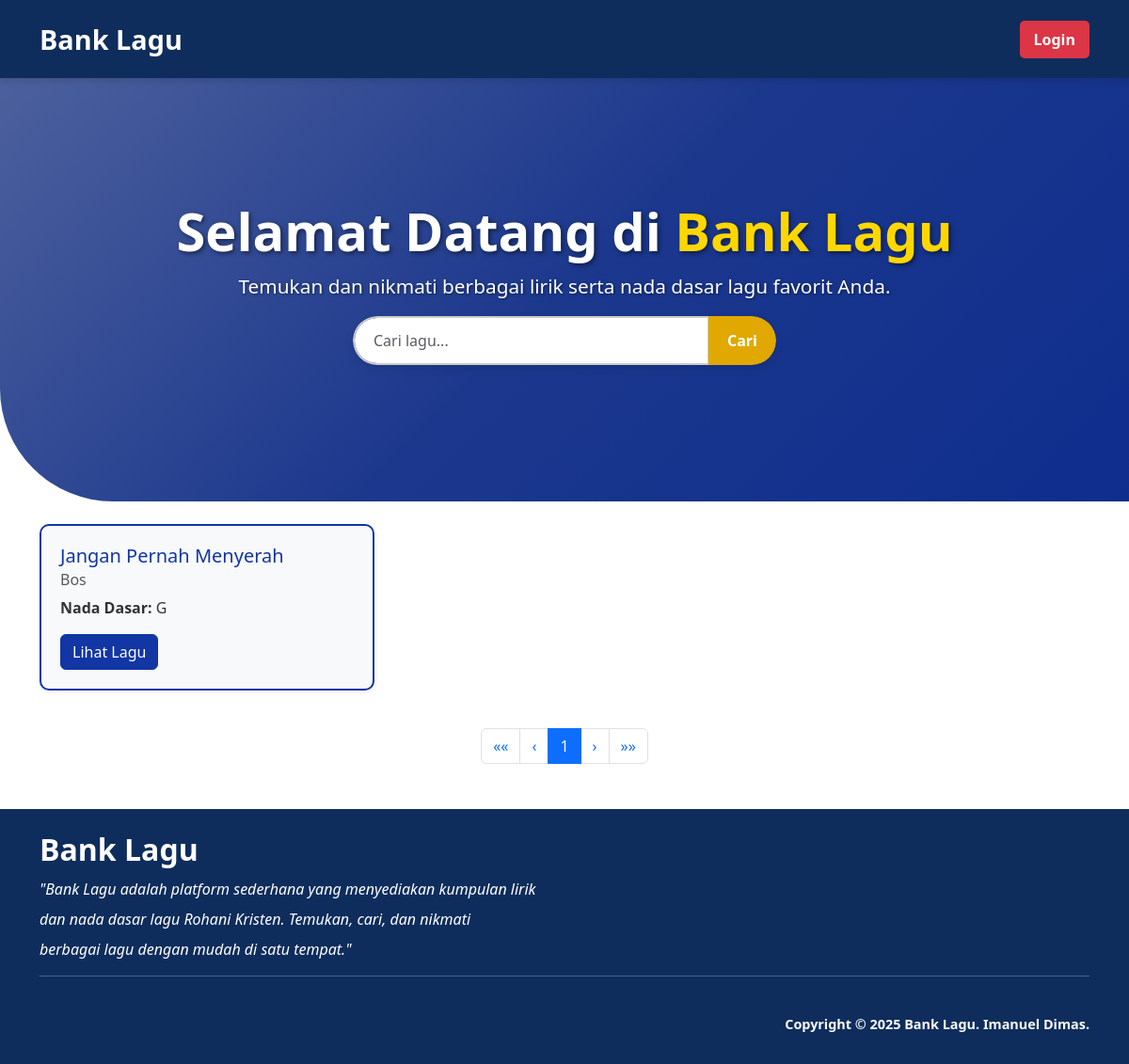
Screenshot of /index.php?cari=Jangan Pernah Menyerah with the database file from the repository.
### tables this page shows
CREATE TABLE `lagu` (
  `id` int NOT NULL,
  `judul` varchar(100) NOT NULL,
  `penyanyi` varchar(100) NOT NULL,
  `lirik` text NOT NULL,
  `nada_dasar` varchar(20) NOT NULL,
  `created_at` timestamp NULL DEFAULT CURRENT_TIMESTAMP
);

### index.php (the view, shortened to what this page needs)
<!DOCTYPE html>
<html lang="en">
<head>
    <link href="https://cdn.jsdelivr.net/npm/bootstrap@5.3.0/dist/css/bootstrap.min.css" rel="stylesheet">
    <link rel="stylesheet" href="https://cdnjs.cloudflare.com/ajax/libs/font-awesome/6.4.0/css/all.min.css">
    <link rel="stylesheet" href="style.css">
</head>
<body>
<nav class="navbar navbar-expand-lg navbar-dark">
    <div class="container">
        <a class="navbar-brand" href="index.php">Bank Lagu</a>
        <div class="collapse navbar-collapse" id="navbarNav">
            <a href="./admin/admin_login.php" class="btn btn-danger">Login</a>
        </div>
    </div>
</nav>
<div class="hero text-center bg-light py-5">
    <div class="container">
    <h1>Selamat Datang di <span>Bank Lagu</span></h1>
        <p>Temukan dan nikmati berbagai lirik serta nada dasar lagu favorit Anda.</p>
        <form method="GET" action="index.php" class="mb-3">
            <div class="input-group mx-auto">
                <input type="text" class="form-control" name="cari" placeholder="Cari lagu...">
                <button type="submit" class="btn btn-primary">Cari</button>
            </div>
        </form>
    </div>
</div>
<div class="container mt-4">
    <div class="row">
        <?php
        include './admin/koneksi.php';
        $perPage = 6;
        $page = isset($_GET['page']) ? (int)$_GET['page'] : 1;
        $offset = ($page - 1) * $perPage;
        $cari = isset($_GET['cari']) ? $_GET['cari'] : '';
        $query = "SELECT * FROM lagu WHERE judul LIKE '%$cari%' ORDER BY judul ASC LIMIT $offset, $perPage";
        $result = mysqli_query($conn, $query);
        while ($row = mysqli_fetch_assoc($result)) {
            echo "<div class='col-md-4 mb-3'>
                    <div class='card shadow-sm custom-card'>
                        <div class='card-body'>
                            <h5 class='card-title'>{$row['judul']}</h5>
                            <h6 class='card-subtitle mb-2 text-muted'>{$row['penyanyi']}</h6>
                            <p class='card-text'><strong>Nada Dasar:</strong> {$row['nada_dasar']}</p>
                            <a href='lagu.php?id={$row['id']}' class='btn btn-primary'>Lihat Lagu</a>
                        </div>
                    </div>
                  </div>";
        }
        $countQuery = "SELECT COUNT(*) as total FROM lagu WHERE judul LIKE '%$cari%'";
        $countResult = mysqli_query($conn, $countQuery);
        $totalSongs = mysqli_fetch_assoc($countResult)['total'];
        $totalPages = ceil($totalSongs / $perPage);
        ?>
    </div>
    <nav aria-label="Page navigation">
    <ul class="pagination justify-content-center mt-4">
        <li class="page-item">
            <a class="page-link" href="?page=1&cari=<?php echo urlencode($cari); ?>" aria-label="First">
                <span aria-hidden="true">&laquo;&laquo;</span>
            </a>
        </li>
        <li class="page-item">
            <a class="page-link" href="?page=<?php echo max($page - 1, 1); ?>&cari=<?php echo urlencode($cari); ?>" aria-label="Previous">
                <span aria-hidden="true">&lsaquo;</span>
            </a>
        </li>
        <?php for ($i = 1; $i <= $totalPages; $i++) { ?>
            <li class="page-item <?php echo ($i == $page) ? 'active' : ''; ?>">
                <a class="page-link" href="?page=<?php echo $i; ?>&cari=<?php echo urlencode($cari); ?>"><?php echo $i; ?></a>
            </li>
        <?php } ?>
        <li class="page-item">
            <a class="page-link" href="?page=<?php echo min($page + 1, $totalPages); ?>&cari=<?php echo urlencode($cari); ?>" aria-label="Next">
                <span aria-hidden="true">&rsaquo;</span>
            </a>
        </li>
        <li class="page-item">
            <a class="page-link" href="?page=<?php echo $totalPages; ?>&cari=<?php echo urlencode($cari); ?>" aria-label="Last">
                <span aria-hidden="true">&raquo;&raquo;</span>
            </a>
        </li>
    </ul>
    </nav>
</div>
<footer class=" text-white py-4 mt-5">
    <div class="container">
        <h3>Bank Lagu</h3>
        <p>"Bank Lagu adalah platform sederhana yang menyediakan kumpulan lirik</p>
        <p> dan nada dasar lagu Rohani Kristen. Temukan, cari, dan nikmati </p>
        <p>berbagai lagu dengan mudah di satu tempat."</p>
        <hr>
        <div class="d-flex justify-content-end pt-4 flex-column flex-md-row">
        <p class="copyright">Copyright &copy; <span id="year"></span> Bank Lagu. Imanuel Dimas.</p>
        </div>
    </div>
</footer>
</body>
</html>

### style.css (style rules this page uses)
.navbar { background-color: #0e2d5c !important; padding: 15px 0; box-shadow: 0px 4px 6px rgba(0, 0, 0, 0.1); position: -webkit-sticky; position: sticky; top: 0; z-index: 1000; }
.navbar-brand { font-size: 1.8rem; font-weight: bold; color: #fff !important; }
.btn-danger { background-color: #dc3545; border: none; padding: 8px 15px; font-weight: bold; border-radius: 5px; transition: 0.3s; }
.hero { background: linear-gradient(135deg, #4c609c, #1c388d, #0e2d8d); height: 450px; display: flex; align-items: center; justify-content: center; text-align: center; color: white; padding: 20px; border-bottom-left-radius: 120px; }
.hero h1 { font-size: 3.5rem; font-weight: bold; text-shadow: 2px 2px 5px rgba(0, 0, 0, 0.5); }
.hero h1 span { color: #ffd700 !important; }
.hero p { font-size: 1.3rem; margin-top: 10px; text-shadow: 1px 1px 3px rgba(0, 0, 0, 0.5); }
.input-group { border-radius: 50px; overflow: hidden; box-shadow: 0 4px 8px rgba(0, 0, 0, 0.1); max-width: 450px; margin: 0 auto; }
.input-group .form-control { border-radius: 50px 0 0 50px; padding: 12px 20px; font-size: 1rem; border: 2px solid #ccc; transition: all 0.3s ease; }
.input-group .btn-primary { background-color: #e0a800; border: none; color: #fff; font-weight: bold; padding: 12px 20px; border-radius: 0 50px 50px 0; transition: 0.3s; }
.custom-card { border: 2px solid #1236a4; border-radius: 10px; background-color: #f8f9fa; transition: transform 0.3s ease-in-out; }
.custom-card .card-body { padding: 20px; }
.custom-card .card-title { font-size: 1.25rem; color: #1236a4; }
.custom-card .card-subtitle { font-size: 1rem; color: #6c757d; }
.custom-card .card-text { font-size: 1rem; color: #333; }
.custom-card .btn-primary { background-color: #1236a4; border-color: #1236a4; }
footer { background-color: #0e2d5c; color: white; padding: 20px 0; position: relative; bottom: 0; width: 100%; }
footer h3 { font-size: 2rem; margin-bottom: 10px; font-weight: bold; }
footer p { font-size: 1rem; font-style: italic; margin-bottom: 8px; }
footer .copyright { color: #f9f9f9; font-size: 0.9rem; font-style: normal; font-weight: bolder; }

### rows the page displays
lagu: judul "Jangan Pernah Menyerah", penyanyi "Bos", nada_dasar "G"
